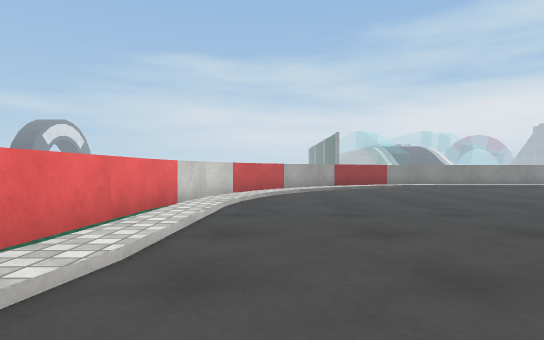
[1] (above)

18 first-person views from a walk through a Unity game level. The camera is 0.68 m above the floor, looks level and sees 75° across. The floor is counted in squares, 1 m on a side. Each view is taken from the middle of a square. On the plan, view 1 faces up. The plan holds only what a view shows up to about 10 squares ahead; the rest is blank. The place goes on beyond the plan. Some surface patterns are stand-ins.

[2]
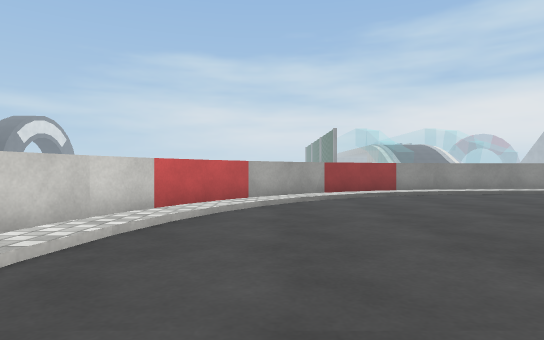

[3]
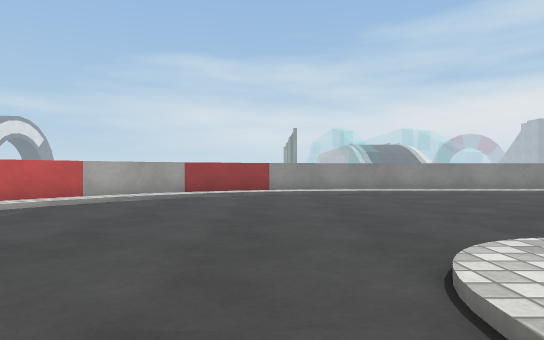

[4]
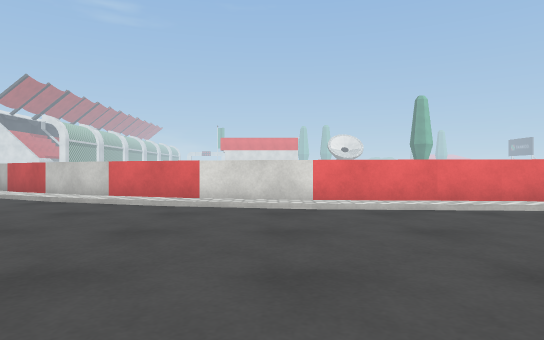

[5]
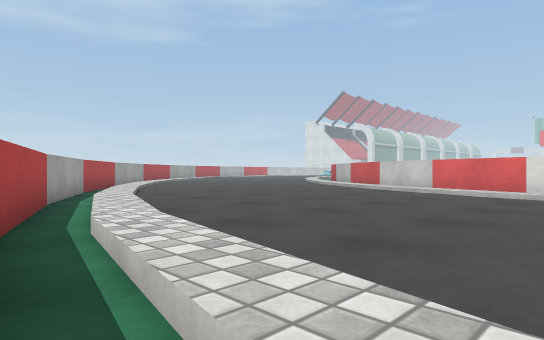

[6]
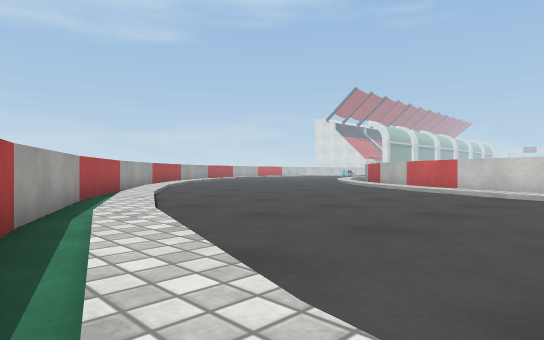

[7]
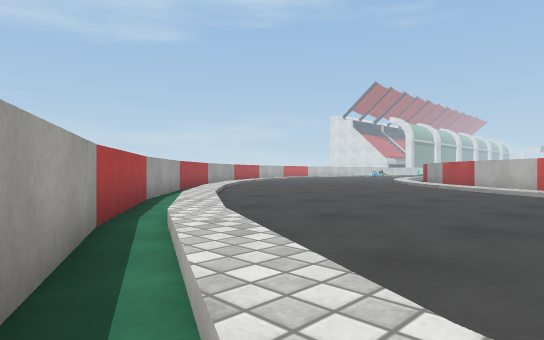

[8]
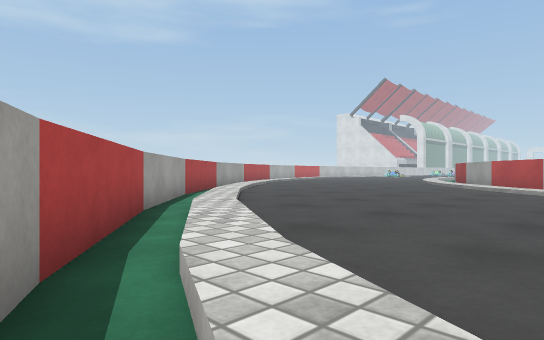

[9]
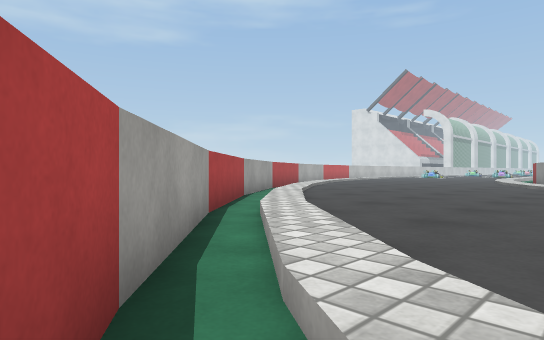

[10]
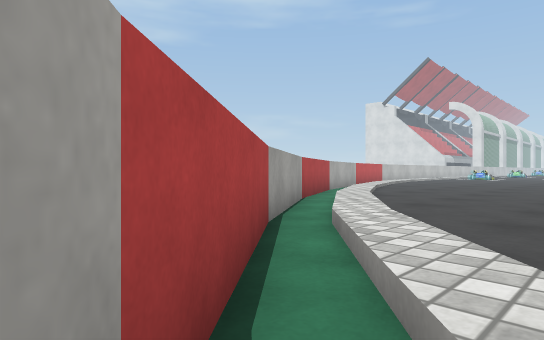

[11]
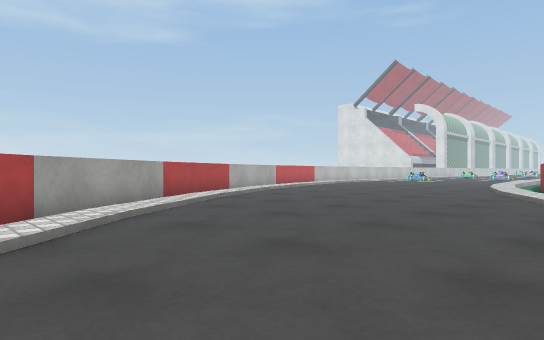

[12]
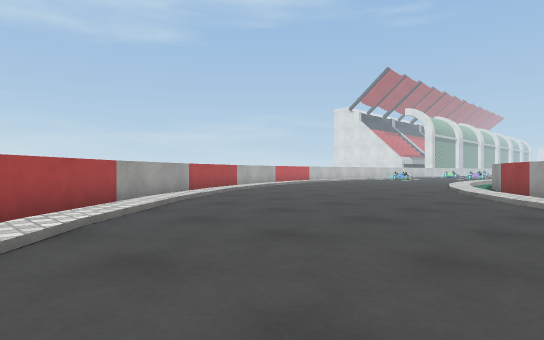

[13]
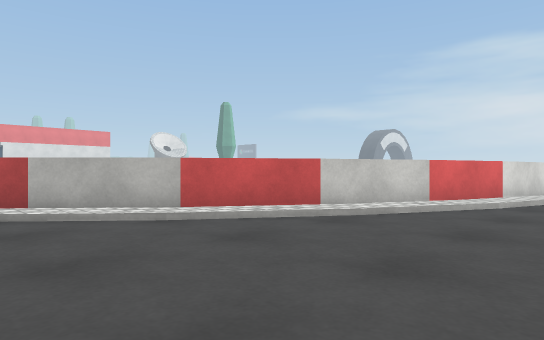

[14]
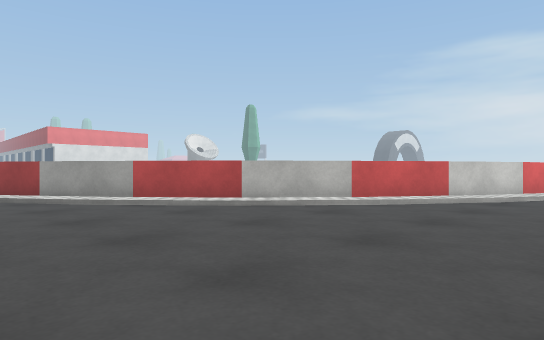

[15]
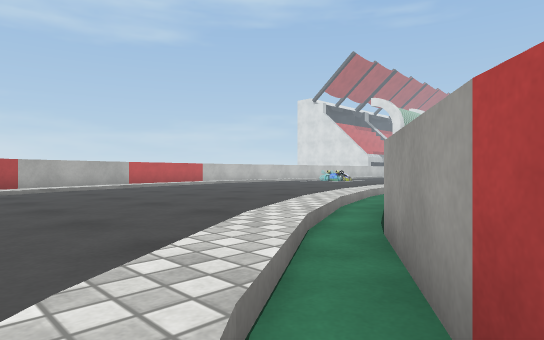

[16]
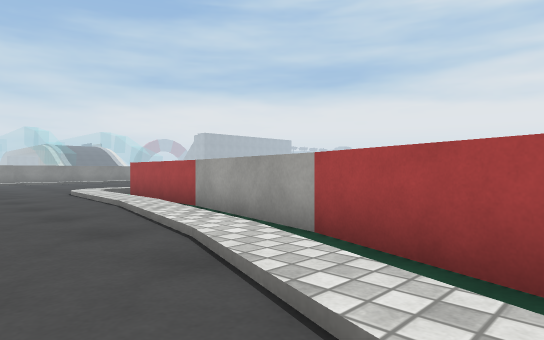

[17]
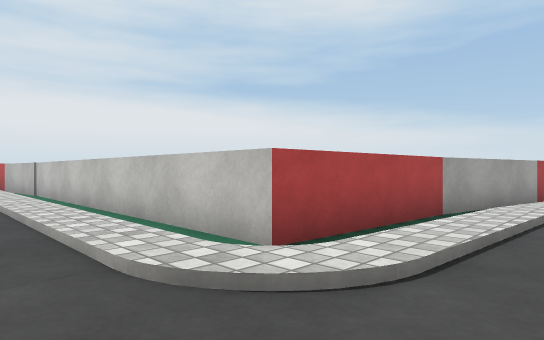

[18]
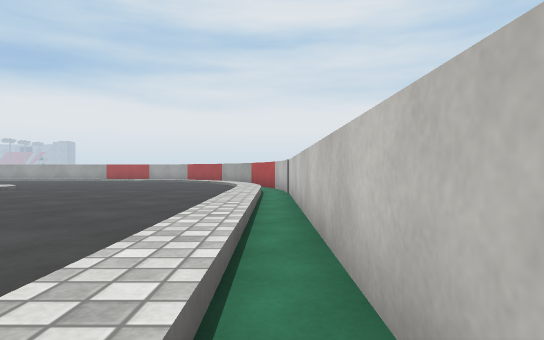

### Floor plan
Key: @ floor where view 1 was taken; # wall or solid block; . main floor; : floor 0.1 m higher than the main floor; - floor 0.1 m lower than the main floor; / step, stairs or slope; ^ raised ledge.
Columns run from 14 left of view 1 to 16 right of it. Each row starts with its distance up from view 1.
 14                ## /////////
 13               ##///........
 12              ##//.........   ..
 11             ##//.......... ....
 10             #-/................
  9             #//................
  8            ##/.................
  7            #-/.......//////////
  6            #-/......//---------
  5            #-/....../-#########
  4            #//....../-#
  3            #//....../-#
  2            #//....../-#
  1            #/......./##
  0           #-/.@...../#
 -1           #//......//#
 -2          ##//......//#
 -3          #-/.......:##
 -4         ##//......//#
 -5         #-/.......//#
 -6        ##//......./##
 -7       ##//.......//#
 -8      ##//......../##
 -9     ##//........//#
-10    ##//........//##
-11  ###//........./-#
-12 ##-//.........//##
-13 -///.........//##
-14 //..........//##
-15 ...........//-#
-16 ..........//-##
-17 .........//###
-18 .......///##
-19 ......//-##
-20  ...///^^

Where each view was taken, in squares from view 1:
view 1: 0 up, 0 right, facing up
view 2: 4 up, 1 right, facing up
view 3: 4 up, 5 right, facing up
view 4: 2 up, 5 right, facing left
view 5: 2 up, 7 right, facing down-left
view 6: 1 down, 6 right, facing down-left
view 7: 5 down, 5 right, facing down-left
view 8: 7 down, 4 right, facing down-left
view 9: 11 down, 2 right, facing down-left
view 10: 15 down, 1 left, facing down-left
view 11: 12 down, 3 left, facing down-left
view 12: 10 down, 1 left, facing down-left
view 13: 10 down, 1 left, facing up-left
view 14: 14 down, 2 left, facing up-left
view 15: 10 down, 9 left, facing down-left
view 16: 5 down, 3 right, facing up-right
view 17: 8 up, 5 right, facing down-right
view 18: 6 up, 7 right, facing right
